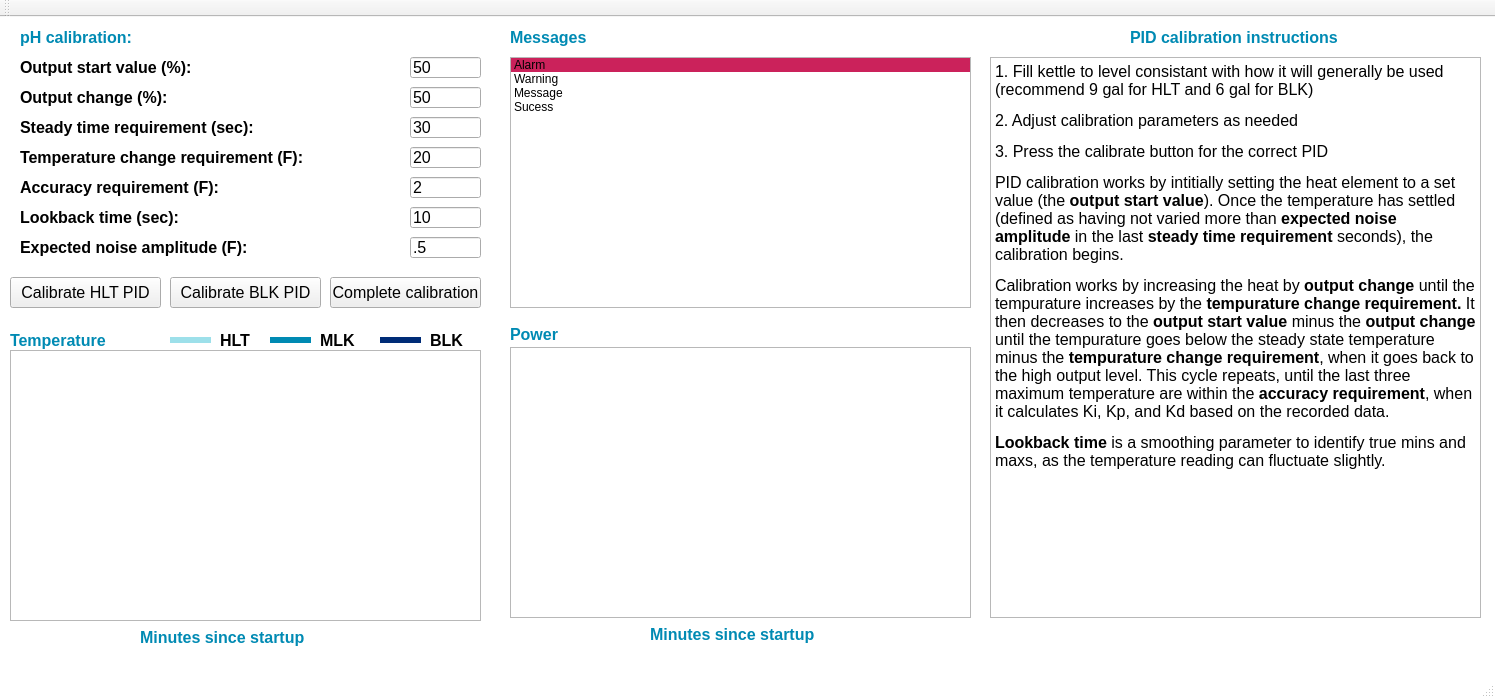
<?xml version="1.0" encoding="UTF-8"?>
<ui version="4.0">
 <class>PIDCalibrationDialog</class>
 <widget class="QMainWindow" name="PIDCalibrationDialog">
  <property name="geometry">
   <rect>
    <x>0</x>
    <y>0</y>
    <width>1495</width>
    <height>698</height>
   </rect>
  </property>
  <property name="font">
   <font>
    <family>Arial</family>
    <pointsize>12</pointsize>
   </font>
  </property>
  <property name="windowTitle">
   <string>Calibrating PIDs</string>
  </property>
  <property name="styleSheet">
   <string notr="true">QMainWindow {
background: white;
}</string>
  </property>
  <widget class="QWidget" name="centralWidget">
   <widget class="QLabel" name="label_20">
    <property name="geometry">
     <rect>
      <x>20</x>
      <y>40</y>
      <width>171</width>
      <height>21</height>
     </rect>
    </property>
    <property name="font">
     <font>
      <family>Arial</family>
      <pointsize>12</pointsize>
      <weight>75</weight>
      <italic>false</italic>
      <bold>true</bold>
     </font>
    </property>
    <property name="styleSheet">
     <string notr="true"/>
    </property>
    <property name="text">
     <string>Output start value (%):</string>
    </property>
   </widget>
   <widget class="QPushButton" name="Calibrate_HLT">
    <property name="geometry">
     <rect>
      <x>10</x>
      <y>260</y>
      <width>151</width>
      <height>31</height>
     </rect>
    </property>
    <property name="font">
     <font>
      <family>Arial</family>
      <pointsize>12</pointsize>
     </font>
    </property>
    <property name="text">
     <string>Calibrate HLT PID</string>
    </property>
   </widget>
   <widget class="QPushButton" name="Complete_Calibration">
    <property name="geometry">
     <rect>
      <x>330</x>
      <y>260</y>
      <width>151</width>
      <height>31</height>
     </rect>
    </property>
    <property name="font">
     <font>
      <family>Arial</family>
      <pointsize>12</pointsize>
     </font>
    </property>
    <property name="text">
     <string>Complete calibration</string>
    </property>
   </widget>
   <widget class="QLabel" name="label_23">
    <property name="geometry">
     <rect>
      <x>20</x>
      <y>10</y>
      <width>191</width>
      <height>21</height>
     </rect>
    </property>
    <property name="font">
     <font>
      <family>Arial</family>
      <pointsize>12</pointsize>
      <weight>75</weight>
      <italic>false</italic>
      <bold>true</bold>
     </font>
    </property>
    <property name="styleSheet">
     <string notr="true">color: rgb(0, 138, 179)</string>
    </property>
    <property name="text">
     <string>pH calibration:</string>
    </property>
   </widget>
   <widget class="QLineEdit" name="Output_Start_Value">
    <property name="geometry">
     <rect>
      <x>410</x>
      <y>40</y>
      <width>71</width>
      <height>21</height>
     </rect>
    </property>
    <property name="font">
     <font>
      <family>Arial</family>
      <pointsize>12</pointsize>
     </font>
    </property>
    <property name="text">
     <string>50</string>
    </property>
   </widget>
   <widget class="QTextBrowser" name="textBrowser_2">
    <property name="geometry">
     <rect>
      <x>990</x>
      <y>40</y>
      <width>491</width>
      <height>561</height>
     </rect>
    </property>
    <property name="font">
     <font>
      <family>Arial</family>
      <pointsize>10</pointsize>
     </font>
    </property>
    <property name="html">
     <string>&lt;!DOCTYPE HTML PUBLIC &quot;-//W3C//DTD HTML 4.0//EN&quot; &quot;http://www.w3.org/TR/REC-html40/strict.dtd&quot;&gt;
&lt;html&gt;&lt;head&gt;&lt;meta name=&quot;qrichtext&quot; content=&quot;1&quot; /&gt;&lt;style type=&quot;text/css&quot;&gt;
p, li { white-space: pre-wrap; }
&lt;/style&gt;&lt;/head&gt;&lt;body style=&quot; font-family:'Arial'; font-size:10pt; font-weight:400; font-style:normal;&quot;&gt;
&lt;p style=&quot; margin-top:12px; margin-bottom:12px; margin-left:0px; margin-right:0px; -qt-block-indent:0; text-indent:0px;&quot;&gt;&lt;span style=&quot; font-family:'MS Shell Dlg 2'; font-size:12pt;&quot;&gt;1. Fill kettle to level consistant with how it will generally be used (recommend 9 gal for HLT and 6 gal for BLK)&lt;/span&gt;&lt;/p&gt;
&lt;p style=&quot; margin-top:12px; margin-bottom:12px; margin-left:0px; margin-right:0px; -qt-block-indent:0; text-indent:0px;&quot;&gt;&lt;span style=&quot; font-family:'MS Shell Dlg 2'; font-size:12pt;&quot;&gt;2. Adjust calibration parameters as needed&lt;/span&gt;&lt;/p&gt;
&lt;p style=&quot; margin-top:12px; margin-bottom:12px; margin-left:0px; margin-right:0px; -qt-block-indent:0; text-indent:0px;&quot;&gt;&lt;span style=&quot; font-family:'MS Shell Dlg 2'; font-size:12pt;&quot;&gt;3. Press the calibrate button for the correct PID&lt;/span&gt;&lt;/p&gt;
&lt;p style=&quot; margin-top:12px; margin-bottom:12px; margin-left:0px; margin-right:0px; -qt-block-indent:0; text-indent:0px;&quot;&gt;&lt;span style=&quot; font-size:12pt;&quot;&gt;PID calibration works by intitially setting the heat element to a set value (the &lt;/span&gt;&lt;span style=&quot; font-size:12pt; font-weight:600;&quot;&gt;output start value&lt;/span&gt;&lt;span style=&quot; font-size:12pt;&quot;&gt;). Once the temperature has settled (defined as having not varied more than &lt;/span&gt;&lt;span style=&quot; font-size:12pt; font-weight:600;&quot;&gt;expected noise amplitude &lt;/span&gt;&lt;span style=&quot; font-size:12pt;&quot;&gt;in the last&lt;/span&gt;&lt;span style=&quot; font-size:12pt; font-weight:600;&quot;&gt; steady time requirement &lt;/span&gt;&lt;span style=&quot; font-size:12pt;&quot;&gt;seconds), the calibration begins. &lt;/span&gt;&lt;/p&gt;
&lt;p style=&quot; margin-top:12px; margin-bottom:12px; margin-left:0px; margin-right:0px; -qt-block-indent:0; text-indent:0px;&quot;&gt;&lt;span style=&quot; font-size:12pt;&quot;&gt;Calibration works by increasing the heat by &lt;/span&gt;&lt;span style=&quot; font-size:12pt; font-weight:600;&quot;&gt;output change &lt;/span&gt;&lt;span style=&quot; font-size:12pt;&quot;&gt;until the tempurature increases by the &lt;/span&gt;&lt;span style=&quot; font-size:12pt; font-weight:600;&quot;&gt;tempurature change requirement. &lt;/span&gt;&lt;span style=&quot; font-size:12pt;&quot;&gt;It then decreases to the &lt;/span&gt;&lt;span style=&quot; font-size:12pt; font-weight:600;&quot;&gt;output start value &lt;/span&gt;&lt;span style=&quot; font-size:12pt;&quot;&gt;minus the &lt;/span&gt;&lt;span style=&quot; font-size:12pt; font-weight:600;&quot;&gt;output change&lt;/span&gt;&lt;span style=&quot; font-size:12pt;&quot;&gt; until the tempurature goes below the steady state temperature minus the &lt;/span&gt;&lt;span style=&quot; font-size:12pt; font-weight:600;&quot;&gt;tempurature change requirement&lt;/span&gt;&lt;span style=&quot; font-size:12pt;&quot;&gt;, when it goes back to the high output level. This cycle repeats, until the last three maximum temperature are within the &lt;/span&gt;&lt;span style=&quot; font-size:12pt; font-weight:600;&quot;&gt;accuracy requirement&lt;/span&gt;&lt;span style=&quot; font-size:12pt;&quot;&gt;, when it calculates Ki, Kp, and Kd based on the recorded data.&lt;/span&gt;&lt;/p&gt;
&lt;p style=&quot; margin-top:12px; margin-bottom:12px; margin-left:0px; margin-right:0px; -qt-block-indent:0; text-indent:0px;&quot;&gt;&lt;span style=&quot; font-size:12pt; font-weight:600;&quot;&gt;Lookback time &lt;/span&gt;&lt;span style=&quot; font-size:12pt;&quot;&gt;is a smoothing parameter to identify true mins and maxs, as the temperature reading can fluctuate slightly.&lt;/span&gt;&lt;/p&gt;&lt;/body&gt;&lt;/html&gt;</string>
    </property>
   </widget>
   <widget class="QLabel" name="label_30">
    <property name="geometry">
     <rect>
      <x>1130</x>
      <y>10</y>
      <width>211</width>
      <height>21</height>
     </rect>
    </property>
    <property name="font">
     <font>
      <family>Arial</family>
      <pointsize>12</pointsize>
      <weight>75</weight>
      <italic>false</italic>
      <bold>true</bold>
     </font>
    </property>
    <property name="styleSheet">
     <string notr="true">color: rgb(0, 138, 179)</string>
    </property>
    <property name="text">
     <string>PID calibration instructions</string>
    </property>
   </widget>
   <widget class="QLabel" name="label_21">
    <property name="geometry">
     <rect>
      <x>20</x>
      <y>70</y>
      <width>161</width>
      <height>21</height>
     </rect>
    </property>
    <property name="font">
     <font>
      <family>Arial</family>
      <pointsize>12</pointsize>
      <weight>75</weight>
      <italic>false</italic>
      <bold>true</bold>
     </font>
    </property>
    <property name="styleSheet">
     <string notr="true"/>
    </property>
    <property name="text">
     <string>Output change (%):</string>
    </property>
   </widget>
   <widget class="QLabel" name="label_22">
    <property name="geometry">
     <rect>
      <x>20</x>
      <y>220</y>
      <width>241</width>
      <height>21</height>
     </rect>
    </property>
    <property name="font">
     <font>
      <family>Arial</family>
      <pointsize>12</pointsize>
      <weight>75</weight>
      <italic>false</italic>
      <bold>true</bold>
     </font>
    </property>
    <property name="styleSheet">
     <string notr="true"/>
    </property>
    <property name="text">
     <string>Expected noise amplitude (F):</string>
    </property>
   </widget>
   <widget class="QLabel" name="label_24">
    <property name="geometry">
     <rect>
      <x>20</x>
      <y>100</y>
      <width>241</width>
      <height>21</height>
     </rect>
    </property>
    <property name="font">
     <font>
      <family>Arial</family>
      <pointsize>12</pointsize>
      <weight>75</weight>
      <italic>false</italic>
      <bold>true</bold>
     </font>
    </property>
    <property name="styleSheet">
     <string notr="true"/>
    </property>
    <property name="text">
     <string>Steady time requirement (sec):</string>
    </property>
   </widget>
   <widget class="QLabel" name="label_25">
    <property name="geometry">
     <rect>
      <x>20</x>
      <y>130</y>
      <width>291</width>
      <height>21</height>
     </rect>
    </property>
    <property name="font">
     <font>
      <family>Arial</family>
      <pointsize>12</pointsize>
      <weight>75</weight>
      <italic>false</italic>
      <bold>true</bold>
     </font>
    </property>
    <property name="styleSheet">
     <string notr="true"/>
    </property>
    <property name="text">
     <string>Temperature change requirement (F):</string>
    </property>
   </widget>
   <widget class="QLabel" name="label_26">
    <property name="geometry">
     <rect>
      <x>20</x>
      <y>190</y>
      <width>211</width>
      <height>21</height>
     </rect>
    </property>
    <property name="font">
     <font>
      <family>Arial</family>
      <pointsize>12</pointsize>
      <weight>75</weight>
      <italic>false</italic>
      <bold>true</bold>
     </font>
    </property>
    <property name="styleSheet">
     <string notr="true"/>
    </property>
    <property name="text">
     <string>Lookback time (sec):</string>
    </property>
   </widget>
   <widget class="QLabel" name="label_27">
    <property name="geometry">
     <rect>
      <x>20</x>
      <y>160</y>
      <width>211</width>
      <height>21</height>
     </rect>
    </property>
    <property name="font">
     <font>
      <family>Arial</family>
      <pointsize>12</pointsize>
      <weight>75</weight>
      <italic>false</italic>
      <bold>true</bold>
     </font>
    </property>
    <property name="styleSheet">
     <string notr="true"/>
    </property>
    <property name="text">
     <string>Accuracy requirement (F):</string>
    </property>
   </widget>
   <widget class="QLineEdit" name="Output_Change">
    <property name="geometry">
     <rect>
      <x>410</x>
      <y>70</y>
      <width>71</width>
      <height>21</height>
     </rect>
    </property>
    <property name="font">
     <font>
      <family>Arial</family>
      <pointsize>12</pointsize>
     </font>
    </property>
    <property name="text">
     <string>50</string>
    </property>
   </widget>
   <widget class="QLineEdit" name="Steady_Requirement">
    <property name="geometry">
     <rect>
      <x>410</x>
      <y>100</y>
      <width>71</width>
      <height>21</height>
     </rect>
    </property>
    <property name="font">
     <font>
      <family>Arial</family>
      <pointsize>12</pointsize>
     </font>
    </property>
    <property name="text">
     <string>30</string>
    </property>
   </widget>
   <widget class="QLineEdit" name="Temp_Change_Requirement">
    <property name="geometry">
     <rect>
      <x>410</x>
      <y>130</y>
      <width>71</width>
      <height>21</height>
     </rect>
    </property>
    <property name="font">
     <font>
      <family>Arial</family>
      <pointsize>12</pointsize>
     </font>
    </property>
    <property name="text">
     <string>20</string>
    </property>
   </widget>
   <widget class="QLineEdit" name="Accuracy_Requirement">
    <property name="geometry">
     <rect>
      <x>410</x>
      <y>160</y>
      <width>71</width>
      <height>21</height>
     </rect>
    </property>
    <property name="font">
     <font>
      <family>Arial</family>
      <pointsize>12</pointsize>
     </font>
    </property>
    <property name="text">
     <string>2</string>
    </property>
   </widget>
   <widget class="QLineEdit" name="Lookback_Time">
    <property name="geometry">
     <rect>
      <x>410</x>
      <y>190</y>
      <width>71</width>
      <height>21</height>
     </rect>
    </property>
    <property name="font">
     <font>
      <family>Arial</family>
      <pointsize>12</pointsize>
     </font>
    </property>
    <property name="text">
     <string>10</string>
    </property>
   </widget>
   <widget class="QLineEdit" name="Expected_Noise_Amplitude">
    <property name="geometry">
     <rect>
      <x>410</x>
      <y>220</y>
      <width>71</width>
      <height>21</height>
     </rect>
    </property>
    <property name="font">
     <font>
      <family>Arial</family>
      <pointsize>12</pointsize>
     </font>
    </property>
    <property name="text">
     <string>.5</string>
    </property>
   </widget>
   <widget class="QPushButton" name="Calibrate_BLK">
    <property name="geometry">
     <rect>
      <x>170</x>
      <y>260</y>
      <width>151</width>
      <height>31</height>
     </rect>
    </property>
    <property name="font">
     <font>
      <family>Arial</family>
      <pointsize>12</pointsize>
     </font>
    </property>
    <property name="text">
     <string>Calibrate BLK PID</string>
    </property>
   </widget>
   <widget class="QLabel" name="label_28">
    <property name="geometry">
     <rect>
      <x>220</x>
      <y>313</y>
      <width>41</width>
      <height>21</height>
     </rect>
    </property>
    <property name="font">
     <font>
      <family>Arial</family>
      <pointsize>12</pointsize>
      <weight>75</weight>
      <italic>false</italic>
      <bold>true</bold>
     </font>
    </property>
    <property name="styleSheet">
     <string notr="true"/>
    </property>
    <property name="text">
     <string>HLT</string>
    </property>
   </widget>
   <widget class="QLabel" name="label_49">
    <property name="geometry">
     <rect>
      <x>650</x>
      <y>607</y>
      <width>171</width>
      <height>21</height>
     </rect>
    </property>
    <property name="font">
     <font>
      <family>Arial</family>
      <pointsize>12</pointsize>
      <weight>75</weight>
      <italic>false</italic>
      <bold>true</bold>
     </font>
    </property>
    <property name="styleSheet">
     <string notr="true">color: rgb(0, 138, 179)</string>
    </property>
    <property name="text">
     <string>Minutes since startup</string>
    </property>
   </widget>
   <widget class="QLabel" name="label_31">
    <property name="geometry">
     <rect>
      <x>430</x>
      <y>313</y>
      <width>41</width>
      <height>21</height>
     </rect>
    </property>
    <property name="font">
     <font>
      <family>Arial</family>
      <pointsize>12</pointsize>
      <weight>75</weight>
      <italic>false</italic>
      <bold>true</bold>
     </font>
    </property>
    <property name="styleSheet">
     <string notr="true"/>
    </property>
    <property name="text">
     <string>BLK</string>
    </property>
   </widget>
   <widget class="QFrame" name="frame_47">
    <property name="geometry">
     <rect>
      <x>270</x>
      <y>320</y>
      <width>41</width>
      <height>20</height>
     </rect>
    </property>
    <property name="styleSheet">
     <string notr="true">QFrame {
	border-width: 6px;
	border-style: solid none none none;
	border-color: rgb(0,138,179);
}</string>
    </property>
    <property name="frameShape">
     <enum>QFrame::StyledPanel</enum>
    </property>
    <property name="frameShadow">
     <enum>QFrame::Raised</enum>
    </property>
   </widget>
   <widget class="QLabel" name="label_40">
    <property name="geometry">
     <rect>
      <x>510</x>
      <y>307</y>
      <width>111</width>
      <height>21</height>
     </rect>
    </property>
    <property name="font">
     <font>
      <family>Arial</family>
      <pointsize>12</pointsize>
      <weight>75</weight>
      <italic>false</italic>
      <bold>true</bold>
     </font>
    </property>
    <property name="styleSheet">
     <string notr="true">color: rgb(0, 138, 179)</string>
    </property>
    <property name="text">
     <string>Power</string>
    </property>
   </widget>
   <widget class="QLabel" name="label_39">
    <property name="geometry">
     <rect>
      <x>10</x>
      <y>313</y>
      <width>111</width>
      <height>21</height>
     </rect>
    </property>
    <property name="font">
     <font>
      <family>Arial</family>
      <pointsize>12</pointsize>
      <weight>75</weight>
      <italic>false</italic>
      <bold>true</bold>
     </font>
    </property>
    <property name="styleSheet">
     <string notr="true">color: rgb(0, 138, 179)</string>
    </property>
    <property name="text">
     <string>Temperature</string>
    </property>
   </widget>
   <widget class="PlotWidget" name="Power_Graph">
    <property name="geometry">
     <rect>
      <x>510</x>
      <y>330</y>
      <width>461</width>
      <height>271</height>
     </rect>
    </property>
   </widget>
   <widget class="QLabel" name="label_29">
    <property name="geometry">
     <rect>
      <x>320</x>
      <y>313</y>
      <width>41</width>
      <height>21</height>
     </rect>
    </property>
    <property name="font">
     <font>
      <family>Arial</family>
      <pointsize>12</pointsize>
      <weight>75</weight>
      <italic>false</italic>
      <bold>true</bold>
     </font>
    </property>
    <property name="styleSheet">
     <string notr="true"/>
    </property>
    <property name="text">
     <string>MLK</string>
    </property>
   </widget>
   <widget class="PlotWidget" name="Temp_Graph">
    <property name="geometry">
     <rect>
      <x>10</x>
      <y>333</y>
      <width>471</width>
      <height>271</height>
     </rect>
    </property>
   </widget>
   <widget class="QFrame" name="frame_43">
    <property name="geometry">
     <rect>
      <x>170</x>
      <y>320</y>
      <width>41</width>
      <height>20</height>
     </rect>
    </property>
    <property name="styleSheet">
     <string notr="true">QFrame {
	border-width: 6px;
	border-style: solid none none none;
	border-color: rgb(157,224,234);
}</string>
    </property>
    <property name="frameShape">
     <enum>QFrame::StyledPanel</enum>
    </property>
    <property name="frameShadow">
     <enum>QFrame::Raised</enum>
    </property>
   </widget>
   <widget class="QFrame" name="frame_48">
    <property name="geometry">
     <rect>
      <x>380</x>
      <y>320</y>
      <width>41</width>
      <height>20</height>
     </rect>
    </property>
    <property name="styleSheet">
     <string notr="true">QFrame {
	border-width: 6px;
	border-style: solid none none none;
	border-color: rgb(0,44,119);
}</string>
    </property>
    <property name="frameShape">
     <enum>QFrame::StyledPanel</enum>
    </property>
    <property name="frameShadow">
     <enum>QFrame::Raised</enum>
    </property>
   </widget>
   <widget class="QListWidget" name="Messages">
    <property name="geometry">
     <rect>
      <x>510</x>
      <y>40</y>
      <width>461</width>
      <height>251</height>
     </rect>
    </property>
    <item>
     <property name="text">
      <string>Alarm</string>
     </property>
     <property name="background">
      <brush brushstyle="SolidPattern">
       <color alpha="255">
        <red>203</red>
        <green>34</green>
        <blue>91</blue>
       </color>
      </brush>
     </property>
     <property name="foreground">
      <brush brushstyle="NoBrush">
       <color alpha="255">
        <red>255</red>
        <green>255</green>
        <blue>255</blue>
       </color>
      </brush>
     </property>
    </item>
    <item>
     <property name="text">
      <string>Warning</string>
     </property>
     <property name="foreground">
      <brush brushstyle="NoBrush">
       <color alpha="255">
        <red>203</red>
        <green>34</green>
        <blue>91</blue>
       </color>
      </brush>
     </property>
    </item>
    <item>
     <property name="text">
      <string>Message</string>
     </property>
    </item>
    <item>
     <property name="text">
      <string>Sucess</string>
     </property>
     <property name="foreground">
      <brush brushstyle="NoBrush">
       <color alpha="255">
        <red>7</red>
        <green>155</green>
        <blue>132</blue>
       </color>
      </brush>
     </property>
    </item>
   </widget>
   <widget class="QLabel" name="label_32">
    <property name="geometry">
     <rect>
      <x>510</x>
      <y>10</y>
      <width>111</width>
      <height>21</height>
     </rect>
    </property>
    <property name="font">
     <font>
      <family>Arial</family>
      <pointsize>12</pointsize>
      <weight>75</weight>
      <italic>false</italic>
      <bold>true</bold>
     </font>
    </property>
    <property name="styleSheet">
     <string notr="true">color: rgb(0, 138, 179)</string>
    </property>
    <property name="text">
     <string>Messages</string>
    </property>
   </widget>
   <widget class="QLabel" name="label_50">
    <property name="geometry">
     <rect>
      <x>140</x>
      <y>610</y>
      <width>171</width>
      <height>21</height>
     </rect>
    </property>
    <property name="font">
     <font>
      <family>Arial</family>
      <pointsize>12</pointsize>
      <weight>75</weight>
      <italic>false</italic>
      <bold>true</bold>
     </font>
    </property>
    <property name="styleSheet">
     <string notr="true">color: rgb(0, 138, 179)</string>
    </property>
    <property name="text">
     <string>Minutes since startup</string>
    </property>
   </widget>
  </widget>
  <widget class="QMenuBar" name="menuBar">
   <property name="geometry">
    <rect>
     <x>0</x>
     <y>0</y>
     <width>1495</width>
     <height>21</height>
    </rect>
   </property>
  </widget>
  <widget class="QToolBar" name="mainToolBar">
   <attribute name="toolBarArea">
    <enum>TopToolBarArea</enum>
   </attribute>
   <attribute name="toolBarBreak">
    <bool>false</bool>
   </attribute>
  </widget>
  <widget class="QStatusBar" name="statusBar"/>
 </widget>
 <layoutdefault spacing="6" margin="11"/>
 <customwidgets>
  <customwidget>
   <class>PlotWidget</class>
   <extends>QGraphicsView</extends>
   <header>pyqtgraph</header>
  </customwidget>
 </customwidgets>
 <resources/>
 <connections/>
</ui>
